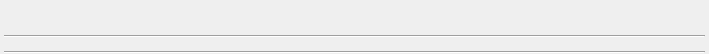
<?xml version="1.0" encoding="UTF-8"?>
<ui version="4.0">
 <class>GUI_PlayerPlugin</class>
 <widget class="QWidget" name="GUI_PlayerPlugin">
  <property name="geometry">
   <rect>
    <x>0</x>
    <y>0</y>
    <width>709</width>
    <height>54</height>
   </rect>
  </property>
  <layout class="QVBoxLayout" name="verticalLayout">
   <property name="spacing">
    <number>3</number>
   </property>
   <property name="leftMargin">
    <number>4</number>
   </property>
   <property name="topMargin">
    <number>0</number>
   </property>
   <property name="rightMargin">
    <number>4</number>
   </property>
   <property name="bottomMargin">
    <number>0</number>
   </property>
   <item>
    <widget class="QWidget" name="header_widget" native="true">
     <layout class="QGridLayout" name="gridLayout">
      <property name="leftMargin">
       <number>0</number>
      </property>
      <property name="rightMargin">
       <number>0</number>
      </property>
      <item row="0" column="1">
       <widget class="PluginCloseButton" name="btn_close">
        <property name="sizePolicy">
         <sizepolicy hsizetype="Minimum" vsizetype="Maximum">
          <horstretch>0</horstretch>
          <verstretch>0</verstretch>
         </sizepolicy>
        </property>
        <property name="minimumSize">
         <size>
          <width>20</width>
          <height>20</height>
         </size>
        </property>
        <property name="maximumSize">
         <size>
          <width>20</width>
          <height>20</height>
         </size>
        </property>
        <property name="text">
         <string/>
        </property>
        <property name="flat">
         <bool>true</bool>
        </property>
       </widget>
      </item>
      <item row="1" column="0" colspan="2">
       <widget class="Line" name="line">
        <property name="orientation">
         <enum>Qt::Horizontal</enum>
        </property>
       </widget>
      </item>
      <item row="0" column="0">
       <widget class="QLabel" name="lab_title">
        <property name="sizePolicy">
         <sizepolicy hsizetype="Preferred" vsizetype="Maximum">
          <horstretch>0</horstretch>
          <verstretch>0</verstretch>
         </sizepolicy>
        </property>
        <property name="text">
         <string/>
        </property>
       </widget>
      </item>
     </layout>
    </widget>
   </item>
   <item>
    <widget class="Line" name="line_2">
     <property name="orientation">
      <enum>Qt::Horizontal</enum>
     </property>
    </widget>
   </item>
  </layout>
 </widget>
 <customwidgets>
  <customwidget>
   <class>PluginCloseButton</class>
   <extends>QPushButton</extends>
   <header>GUI/Plugins/PluginCloseButton.h</header>
  </customwidget>
 </customwidgets>
 <resources/>
 <connections/>
</ui>
